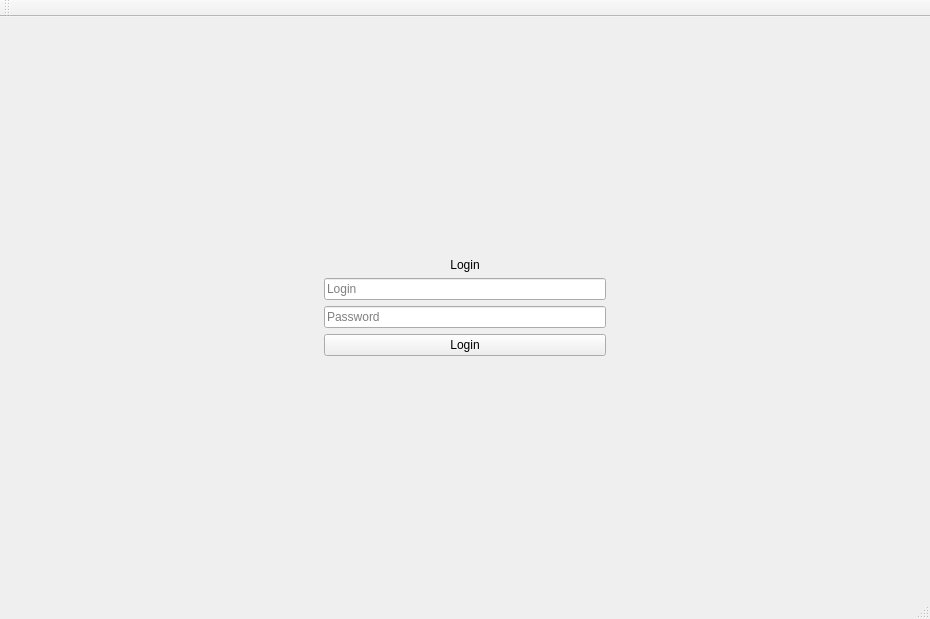
<?xml version="1.0" encoding="UTF-8"?>
<ui version="4.0">
 <class>OpenSchedulerClass</class>
 <widget class="QMainWindow" name="OpenSchedulerClass">
  <property name="geometry">
   <rect>
    <x>0</x>
    <y>0</y>
    <width>930</width>
    <height>619</height>
   </rect>
  </property>
  <property name="windowTitle">
   <string>OpenScheduler</string>
  </property>
  <widget class="QWidget" name="centralWidget">
   <layout class="QGridLayout" name="gridLayout">
    <item row="0" column="2">
     <layout class="QHBoxLayout" name="horizontalLayout">
      <item>
       <layout class="QVBoxLayout" name="verticalLayout">
        <property name="leftMargin">
         <number>10</number>
        </property>
        <property name="topMargin">
         <number>10</number>
        </property>
        <property name="rightMargin">
         <number>10</number>
        </property>
        <property name="bottomMargin">
         <number>10</number>
        </property>
        <item>
         <spacer name="verticalSpacer">
          <property name="orientation">
           <enum>Qt::Orientation::Vertical</enum>
          </property>
          <property name="sizeHint" stdset="0">
           <size>
            <width>20</width>
            <height>40</height>
           </size>
          </property>
         </spacer>
        </item>
        <item alignment="">
         <widget class="QLabel" name="label">
          <property name="text">
           <string>Login</string>
          </property>
          <property name="alignment">
           <set>Qt::AlignmentFlag::AlignCenter</set>
          </property>
         </widget>
        </item>
        <item alignment="">
         <widget class="QLineEdit" name="lineEdit">
          <property name="placeholderText">
           <string>Login</string>
          </property>
         </widget>
        </item>
        <item alignment="">
         <widget class="QLineEdit" name="lineEdit_2">
          <property name="echoMode">
           <enum>QLineEdit::EchoMode::Password</enum>
          </property>
          <property name="placeholderText">
           <string>Password</string>
          </property>
         </widget>
        </item>
        <item alignment="">
         <widget class="QPushButton" name="pushButton">
          <property name="text">
           <string>Login</string>
          </property>
         </widget>
        </item>
        <item>
         <spacer name="verticalSpacer_2">
          <property name="orientation">
           <enum>Qt::Orientation::Vertical</enum>
          </property>
          <property name="sizeHint" stdset="0">
           <size>
            <width>20</width>
            <height>40</height>
           </size>
          </property>
         </spacer>
        </item>
       </layout>
      </item>
     </layout>
    </item>
    <item row="0" column="0">
     <spacer name="horizontalSpacer">
      <property name="orientation">
       <enum>Qt::Orientation::Horizontal</enum>
      </property>
      <property name="sizeHint" stdset="0">
       <size>
        <width>40</width>
        <height>20</height>
       </size>
      </property>
     </spacer>
    </item>
    <item row="0" column="3">
     <spacer name="horizontalSpacer_2">
      <property name="orientation">
       <enum>Qt::Orientation::Horizontal</enum>
      </property>
      <property name="sizeHint" stdset="0">
       <size>
        <width>40</width>
        <height>20</height>
       </size>
      </property>
     </spacer>
    </item>
   </layout>
  </widget>
  <widget class="QMenuBar" name="menuBar">
   <property name="geometry">
    <rect>
     <x>0</x>
     <y>0</y>
     <width>930</width>
     <height>21</height>
    </rect>
   </property>
  </widget>
  <widget class="QToolBar" name="mainToolBar">
   <attribute name="toolBarArea">
    <enum>TopToolBarArea</enum>
   </attribute>
   <attribute name="toolBarBreak">
    <bool>false</bool>
   </attribute>
  </widget>
  <widget class="QStatusBar" name="statusBar"/>
 </widget>
 <layoutdefault spacing="6" margin="11"/>
 <resources/>
 <connections/>
</ui>
